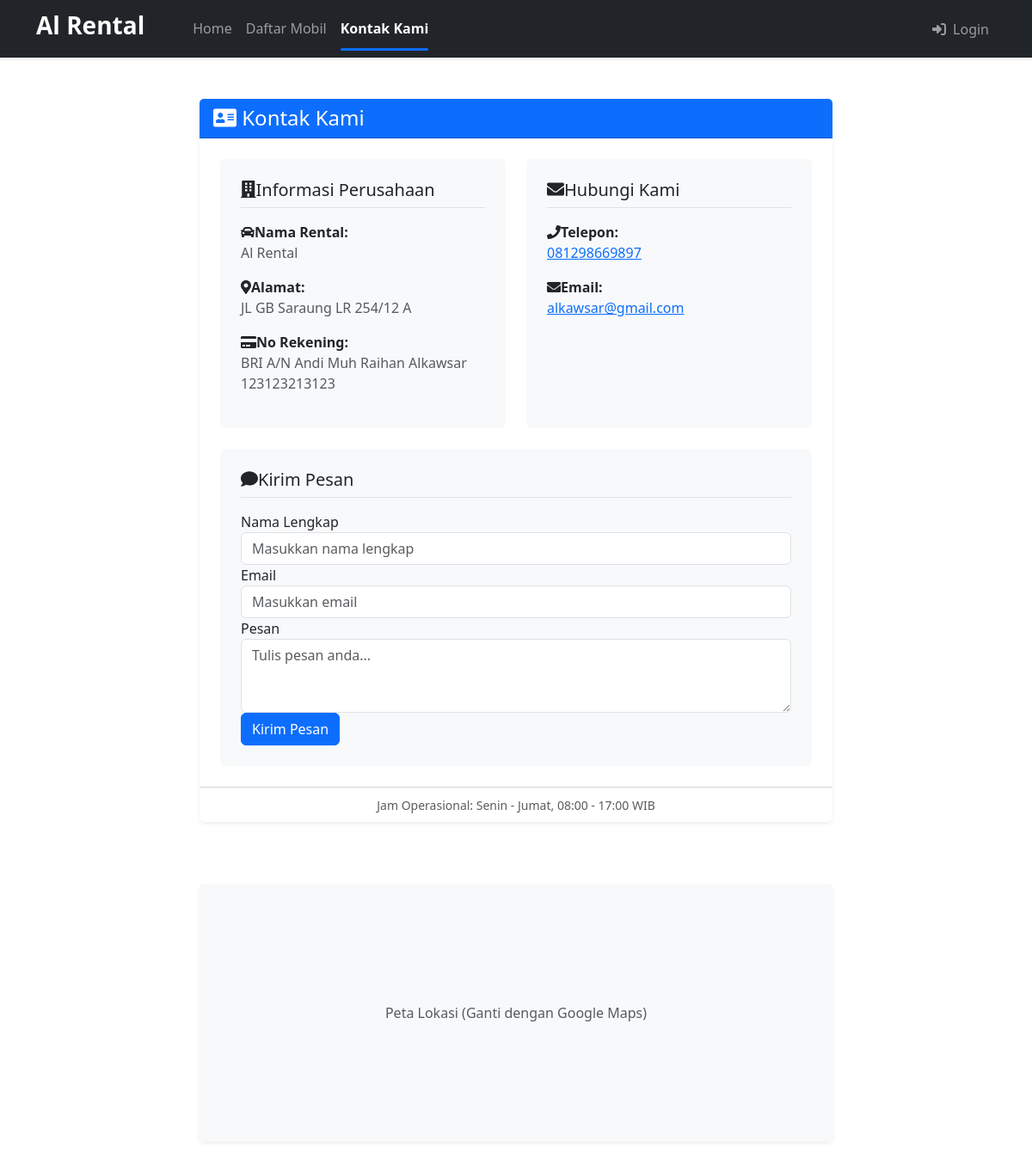
The page /kontak.php on the database its author committed.
### tables this page shows
CREATE TABLE `infoweb` (
  `id` int(11) NOT NULL,
  `nama_rental` varchar(255) DEFAULT NULL,
  `telp` varchar(15) DEFAULT NULL,
  `alamat` text DEFAULT NULL,
  `email` varchar(255) DEFAULT NULL,
  `no_rek` text DEFAULT NULL,
  `updated_at` timestamp NOT NULL DEFAULT current_timestamp()
);

### koneksi/koneksi.php (called while the page is built, shortened)
<?php
  $user = 'root';
  $pass = '';
  $koneksi = new PDO("mysql:host=localhost;dbname=school_pweb_rental_mobil", $user, $pass);
  $sql_web = "SELECT * FROM infoweb WHERE id = 1";
  $row_web = $koneksi->prepare($sql_web);
  $row_web->execute();
  $info_web = $row_web->fetch(PDO::FETCH_OBJ);
?>

### kontak.php (the view, shortened to what this page needs)
<?php
require 'koneksi/koneksi.php';
include 'header.php';
?>
<div class="container py-5">
  <div class="row justify-content-center">
    <div class="col-lg-8 col-md-10">
      <div class="card shadow-sm border-0 rounded-lg">
        <div class="card-header bg-primary text-white">
          <h4 class="mb-0 font-weight-bold"><i class="fas fa-address-card mr-2"></i> Kontak Kami</h4>
      </div>
      <div class="card-body p-4">
          <div class="row mb-4">
            <div class="col-md-6 mb-4 mb-md-0">
              <div class="h-100 p-4 bg-light rounded">
                <h5 class="border-bottom pb-2 mb-3"><i class="fas fa-building mr-2"></i>Informasi Perusahaan</h5>
                <ul class="list-unstyled">
                  <li class="mb-3">
                    <strong><i class="fas fa-car mr-2"></i>Nama Rental:</strong>
                    <p class="text-muted mb-0"><?= $info_web->nama_rental; ?></p>
                </li>
                <li class="mb-3">
                    <strong><i class="fas fa-map-marker-alt mr-2"></i>Alamat:</strong>
                    <p class="text-muted mb-0"><?= $info_web->alamat; ?></p>
                </li>
                <li>
                    <strong><i class="fas fa-credit-card mr-2"></i>No Rekening:</strong>
                    <p class="text-muted mb-0"><?= $info_web->no_rek; ?></p>
                </li>
            </ul>
        </div>
    </div>
    <div class="col-md-6">
      <div class="h-100 p-4 bg-light rounded">
        <h5 class="border-bottom pb-2 mb-3"><i class="fas fa-envelope mr-2"></i>Hubungi Kami</h5>
        <ul class="list-unstyled">
          <li class="mb-3">
            <strong><i class="fas fa-phone mr-2"></i>Telepon:</strong>
            <p class="mb-0">
              <a href="tel:<?= $info_web->telp; ?>" class="text-primary"><?= $info_web->telp; ?></a>
          </p>
      </li>
      <li>
        <strong><i class="fas fa-envelope mr-2"></i>Email:</strong>
        <p class="mb-0">
          <a href="mailto:<?= $info_web->email; ?>" class="text-primary"><?= $info_web->email; ?></a>
      </p>
  </li>
</ul>
</div>
</div>
</div>
<div class="bg-light p-4 rounded">
    <h5 class="border-bottom pb-2 mb-3"><i class="fas fa-comment mr-2"></i>Kirim Pesan</h5>
    <form>
      <div class="form-group">
        <label for="name">Nama Lengkap</label>
        <input type="text" class="form-control" id="name" placeholder="Masukkan nama lengkap">
    </div>
    <div class="form-group">
        <label for="email">Email</label>
        <input type="email" class="form-control" id="email" placeholder="Masukkan email">
    </div>
    <div class="form-group">
        <label for="message">Pesan</label>
        <textarea class="form-control" id="message" rows="3" placeholder="Tulis pesan anda..."></textarea>
    </div>
    <button type="submit" class="btn btn-primary">Kirim Pesan</button>
</form>
</div>
</div>
<div class="card-footer bg-white text-center">
  <small class="text-muted">Jam Operasional: Senin - Jumat, 08:00 - 17:00 WIB</small>
</div>
</div>
</div>
</div>
</div>
<div class="container mb-5">
  <div class="row justify-content-center">
    <div class="col-lg-8 col-md-10">
      <div class="card shadow-sm border-0 mt-4">
        <div class="card-body p-0">
          <div class="ratio ratio-16x9" style="height: 300px;">
            <div class="bg-light text-center d-flex align-items-center justify-content-center">
              <p class="mb-0 text-muted">Peta Lokasi (Ganti dengan Google Maps)</p>
          </div>
      </div>
  </div>
</div>
</div>
</div>
</div>

### header.php (shortened to what this page needs)
<!doctype html>
<html lang="en">
<head>
  <link rel="stylesheet" href="https://cdnjs.cloudflare.com/ajax/libs/bootstrap/5.3.0/css/bootstrap.min.css">
  <link rel="stylesheet" href="https://cdnjs.cloudflare.com/ajax/libs/font-awesome/6.4.0/css/all.min.css">
</head>
<body>
  <?php
  $current_page = basename($_SERVER['PHP_SELF']);
  ?>
  <nav class="navbar navbar-expand-lg navbar-dark bg-dark sticky-top shadow-sm">
    <div class="container">
      <div class="collapse navbar-collapse" id="navbarMain">
        <ul class="navbar-nav me-auto mb-2 mb-lg-0">
          <li class="nav-item">
            <h3 class="fw-bold text-white me-5"><?= htmlspecialchars($info_web->nama_rental); ?></h3>
          </li>
          <li class="nav-item">
            <a class="nav-link <?= ($current_page == 'index.php') ? 'active' : ''; ?>" href="index.php">Home</a>
          </li>
          <li class="nav-item">
            <a class="nav-link <?= ($current_page == 'blog.php') ? 'active' : ''; ?>" href="blog.php">Daftar Mobil</a>
          </li>
          <li class="nav-item">
            <a class="nav-link <?= ($current_page == 'kontak.php') ? 'active' : ''; ?>" href="kontak.php">Kontak Kami</a>
          </li>
        </ul>
        <?php if(isset($_SESSION['USER'])){ ?>
          <div class="navbar-nav">
            <li class="nav-item dropdown">
              <a class="nav-link dropdown-toggle" href="#" id="userDropdown" role="button" data-bs-toggle="dropdown" aria-expanded="false">
                <i class="fa-solid fa-user me-1"></i> Hallo, <?= htmlspecialchars($_SESSION['USER']['nama_pengguna']); ?>
              </a>
              <ul class="dropdown-menu dropdown-menu-end" aria-labelledby="userDropdown">
                <li><a class="dropdown-item <?= ($current_page == 'profil.php') ? 'active' : ''; ?>" href="profil.php"><i class="fa-solid fa-user-gear me-2"></i>Profil</a></li>
                <li><hr class="dropdown-divider"></li>
                <li><a class="dropdown-item" href="<?= $url; ?>admin/logout.php" onclick="return confirm('Apakah anda ingin logout?');"><i class="fa-solid fa-right-from-bracket me-2"></i>Logout</a></li>
              </ul>
            </li>
          </div>
        <?php } else { ?>
          <div class="navbar-nav">
            <li class="nav-item">
              <a class="nav-link <?= ($current_page == 'login.php') ? 'active' : ''; ?>" href="login.php"><i class="fa-solid fa-right-to-bracket me-1"></i> Login</a>
            </li>
          </div>
        <?php } ?>
      </div>
    </div>
  </nav>

### header.php (style rules this page uses)
:root { --primary-color: #0d6efd; --dark-color: #212529; }
body { font-family: 'Segoe UI', Tahoma, Geneva, Verdana, sans-serif; }
.shadow-sm { box-shadow: 0 .125rem .25rem rgba(0,0,0,.075)!important; }
.navbar { padding: 0.8rem 0; }
.navbar-dark { background-color: var(--dark-color) !important; }
.btn-primary { background-color: var(--primary-color); }
.nav-link.active { font-weight: 600; position: relative; }
.nav-link.active:after { content: ''; position: absolute; left: 0.5rem; right: 0.5rem; bottom: -0.4rem; height: 3px; background-color: var(--primary-color); border-radius: 2px; }

### rows shown on the page
infoweb: nama_rental "Al Rental", alamat "JL GB Saraung LR 254/12 A", no_rek "BRI A/N Andi Muh Raihan Alkawsar 123123213123", telp "081298669897", email "alkawsar@gmail.com"
